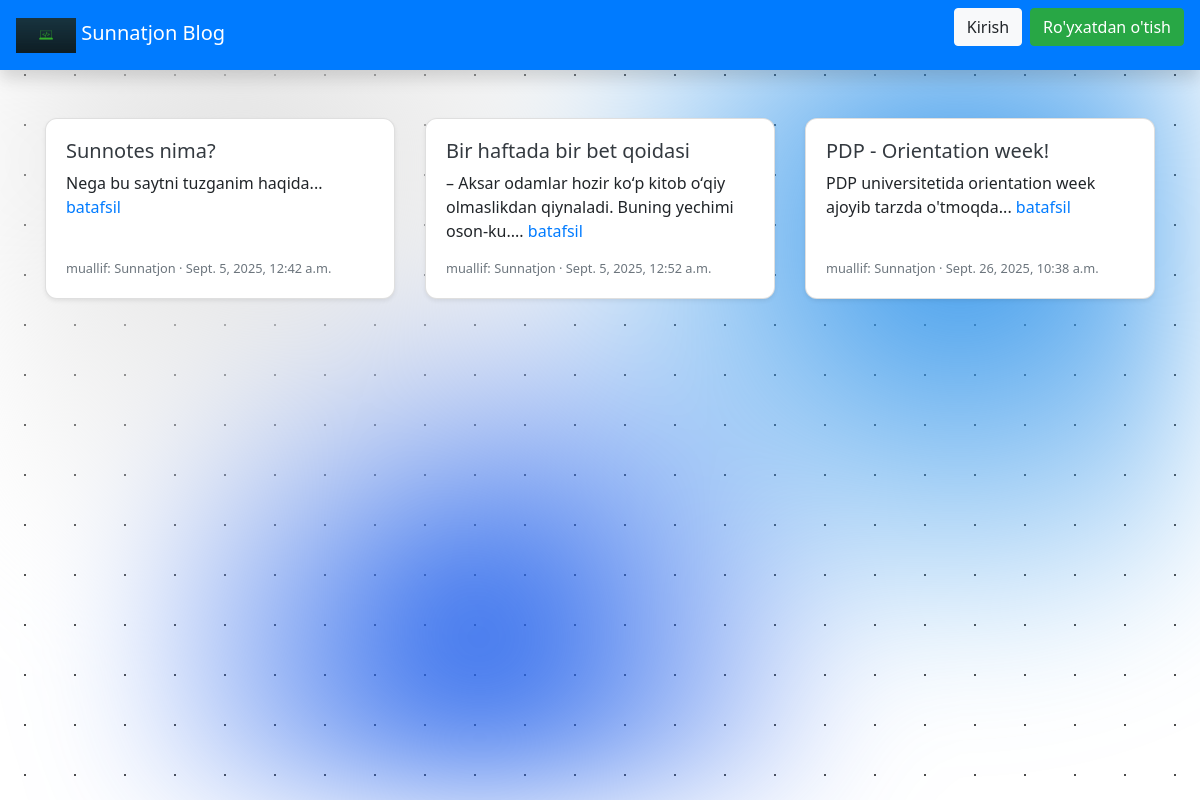
/articles/, run on an earlier commit of the app's database.
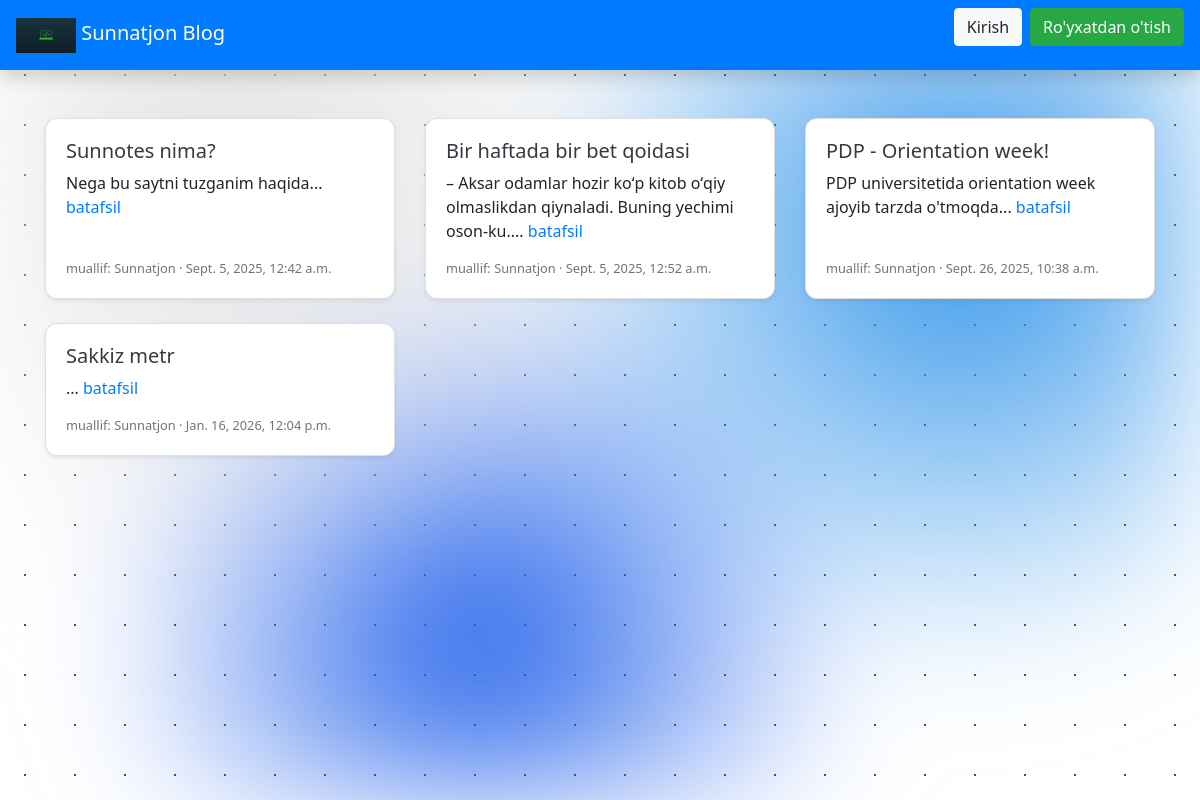
And on a later commit of the database.
### articles/models.py (models this page shows, shortened)
class Article(models.Model):
  title = models.CharField(max_length=1500)
  summary = models.CharField(max_length=200, blank=True)
  body = RichTextField()
  photo = models.ImageField(upload_to='images/', blank=True)
  date = models.DateTimeField(auto_now_add=True)
  author = models.ForeignKey(
    get_user_model(),
    on_delete=models.CASCADE,
  )

### accounts/models.py (models this page shows)
class CustomUser(AbstractUser):
  age = models.PositiveIntegerField(null=True, blank=True)

### articles/views.py (the view)
# urls.py: path('', ArticleListView.as_view(), name='article_list'),
class ArticleListView(ListView):
  model = Article
  template_name = 'article_list.html'

### templates/article_list.html (shortened to what this page needs)
{% extends 'base.html' %}
{% block content %}
<div class="row">
  {% for article in object_list %}
    <div class="col-12 col-md-6 col-lg-4 mb-4">
      <div class="card h-100 shadow-sm">
        <div class="card-body d-flex flex-column">
          <h5 class="card-title mb-2">
            <a href="{% url 'article_detail' article.pk %}"
               class="stretched-link text-decoration-none text-dark">
              {{ article.title }}
            </a>
          </h5>
          <p class="card-text mb-3">
            {{ article.summary }}...
            <a href="{% url 'article_detail' article.pk %}">batafsil</a>
          </p>
          <div class="mt-auto small text-muted">
            muallif: {{ article.author|title }} &middot; {{ article.date }}
          </div>
        </div>
      </div>
    </div>
  {% empty %}
    <div class="col-12"><p>Hozircha postlar yo‘q.</p></div>
  {% endfor %}
</div>
{% endblock content %}

What changed in the data, as far as the page shows it:
added Article: title "Sakkiz metr", author "Sunnatjon", date "Jan. 16, 2026, 12:04 p.m."
